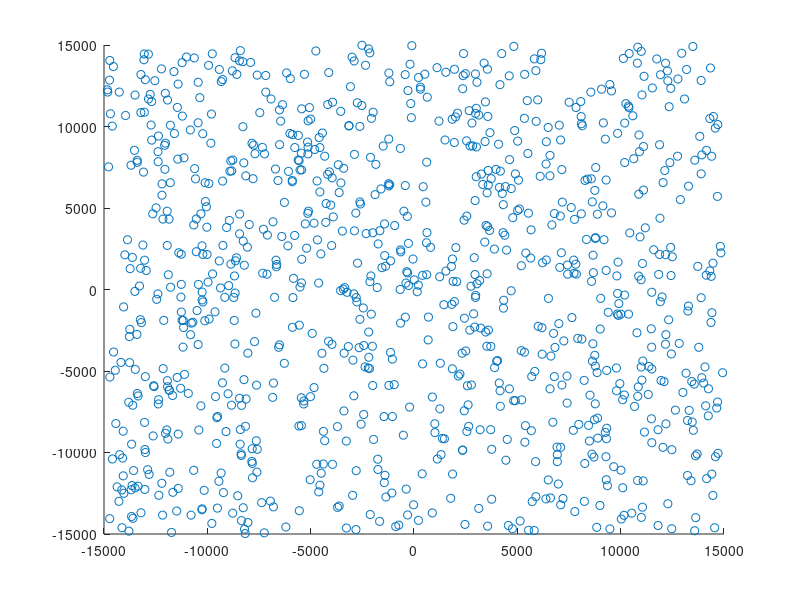

This chart was generated by the following MATLAB code:
clc;
clear all;
close all;

% Code Style Guide
% 1 - User _ in variable names
% 2 - Use space before and after +,-,=
% 3 - Use space after ,
%
%


Fc = 2000; % Carrier freq (Mhz)
hb = 40;
User_number = 1000;

Tx_power = 46; % BTS power (dBm) 
Tx_a_gain = 18; % Anten gain (dBi)
Tx_c_loss = 2.5; % Anten  cable loss (dB)
Tx_EiRP = Tx_power + Tx_a_gain - Tx_c_loss;% Effective isotropic radiated power (dBm)

A= 69.55 + 26.16*log10(Fc) - 13.82*log10(hb);
B= 44.9 - 6.55*log10(hb);
D= 4.78*log10(Fc)^2 + 18.33*log10(Fc) + 40.94;

User_database=zeros(User_number,4); % Matrix for user positions other user related informations

User_database(:,1) = randi([-15000,15000], 1, User_number); %generate random user position X (meter)
User_database(:,2) = randi([-15000,15000], 1, User_number); %generate random user position Y (meter)
User_database(:,3) = sqrt(User_database(:,1).*User_database(:,1) + User_database(:,2).*User_database(:,2)); % Calculated distane between user and BTS (meter)

Pathloss_formula = A + B*log10(User_database(:,3)) - D; % Pathloss for suburban area
User_database(:,4) = Tx_EiRP - Pathloss_formula; % Recieved power by user

scatter(User_database(:,1),User_database(:,2)); %%plot user positions